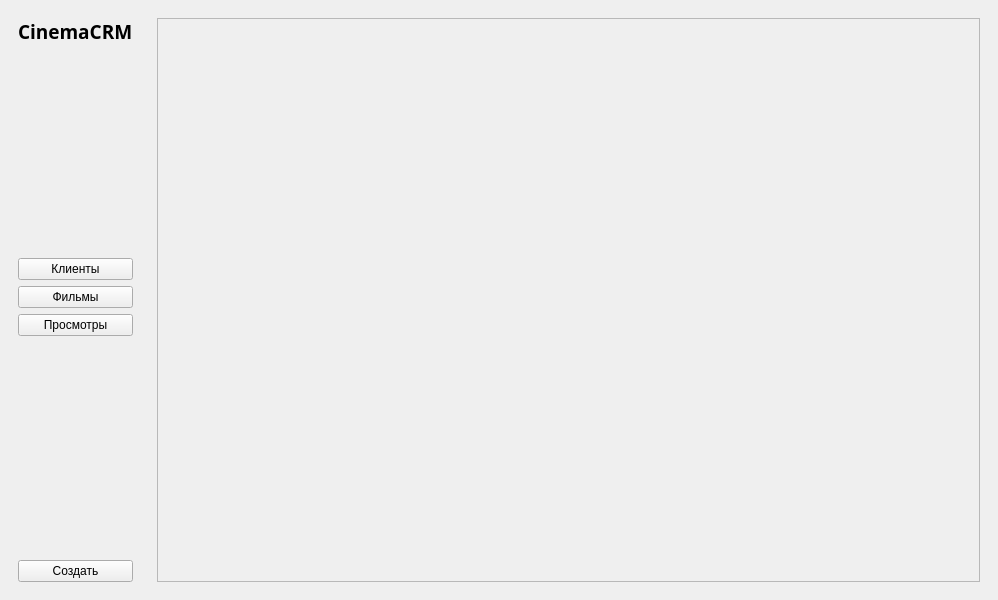
<?xml version="1.0" encoding="UTF-8"?>
<ui version="4.0">
 <class>MainWindow</class>
 <widget class="QMainWindow" name="MainWindow">
  <property name="geometry">
   <rect>
    <x>0</x>
    <y>0</y>
    <width>998</width>
    <height>600</height>
   </rect>
  </property>
  <property name="windowTitle">
   <string>MainWindow</string>
  </property>
  <widget class="QWidget" name="centralwidget">
   <layout class="QHBoxLayout" name="horizontalLayout">
    <item>
     <widget class="QWidget" name="widget" native="true">
      <property name="maximumSize">
       <size>
        <width>150</width>
        <height>16777215</height>
       </size>
      </property>
      <layout class="QVBoxLayout" name="verticalLayout">
       <item>
        <widget class="QLabel" name="label">
         <property name="font">
          <font>
           <family>Bahnschrift SemiBold</family>
           <pointsize>14</pointsize>
           <weight>75</weight>
           <bold>true</bold>
          </font>
         </property>
         <property name="text">
          <string>CinemaCRM</string>
         </property>
        </widget>
       </item>
       <item>
        <spacer name="verticalSpacer">
         <property name="orientation">
          <enum>Qt::Vertical</enum>
         </property>
         <property name="sizeHint" stdset="0">
          <size>
           <width>20</width>
           <height>150</height>
          </size>
         </property>
        </spacer>
       </item>
       <item>
        <widget class="QPushButton" name="clientsPushButton">
         <property name="text">
          <string>Клиенты</string>
         </property>
        </widget>
       </item>
       <item>
        <widget class="QPushButton" name="filmsPushButton">
         <property name="text">
          <string>Фильмы</string>
         </property>
        </widget>
       </item>
       <item>
        <widget class="QPushButton" name="viewsPushButton">
         <property name="text">
          <string>Просмотры</string>
         </property>
        </widget>
       </item>
       <item>
        <spacer name="verticalSpacer_2">
         <property name="orientation">
          <enum>Qt::Vertical</enum>
         </property>
         <property name="sizeHint" stdset="0">
          <size>
           <width>20</width>
           <height>218</height>
          </size>
         </property>
        </spacer>
       </item>
       <item>
        <widget class="QPushButton" name="createPushButton">
         <property name="text">
          <string>Создать</string>
         </property>
        </widget>
       </item>
      </layout>
     </widget>
    </item>
    <item>
     <widget class="QWidget" name="widget_2" native="true">
      <layout class="QVBoxLayout" name="verticalLayout_2">
       <item>
        <widget class="QScrollArea" name="scrollArea">
         <property name="widgetResizable">
          <bool>true</bool>
         </property>
         <widget class="QWidget" name="scrollAreaWidgetContents">
          <property name="geometry">
           <rect>
            <x>0</x>
            <y>0</y>
            <width>799</width>
            <height>554</height>
           </rect>
          </property>
         </widget>
        </widget>
       </item>
      </layout>
     </widget>
    </item>
   </layout>
  </widget>
 </widget>
 <resources/>
 <connections/>
</ui>
